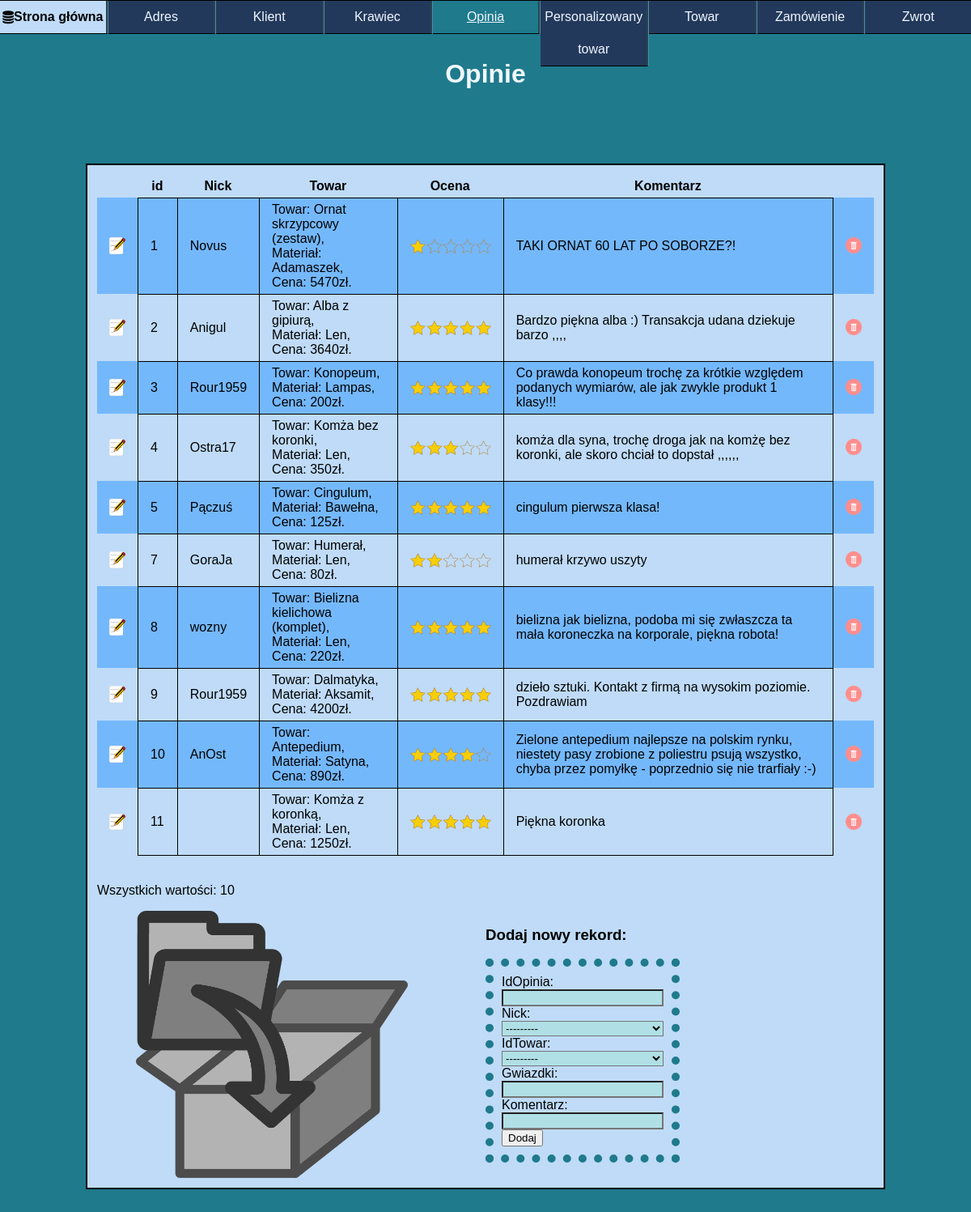
The page /opinia/ on the database its author committed.
### aplikacja/models.py (models this page shows, shortened)
class Opinia(models.Model):
    idOpinia = models.IntegerField(primary_key=True)
    Nick = models.ForeignKey("Klient", null=True, blank=True, on_delete=models.SET_NULL)
    idTowar = models.ForeignKey("Towar", null=True, blank=True, on_delete=models.SET_NULL)
    Gwiazdki = models.IntegerField()
    Komentarz = models.CharField(max_length=256)

class Klient(models.Model):
    Nick = models.CharField(primary_key=True,max_length=20)
    idAdres = models.ForeignKey("Adres", blank=True, on_delete=models.SET_NULL, null=True)
    Imie = models.CharField(max_length=50)
    Nazwisko = models.CharField(max_length=50)
    nrTelefonu = models.CharField(max_length=9)
    Email = models.CharField(max_length=30)
    def __str__(self):
        return self.all()
    def all(self):
        return "{}, {}".format(self.Nick, self.Email)

class Towar(models.Model):
    idTowar = models.IntegerField(primary_key=True)
    idKrawiec = models.ForeignKey("Krawiec", blank=True, on_delete=models.CASCADE)
    Nazwa = models.CharField(max_length=50)
    Material = models.CharField(max_length=20)
    Cena = models.IntegerField()
    def __str__(self):
        return self.all()
    def all(self):
        return format_html("Towar: {}, <br/>Materiał: {},<br/>Cena: {}zł.", self.Nazwa, self.Material, self.Cena)

### aplikacja/views.py (the view)
# urls.py: path('opinia/',opinia),
def opinia(request):
    things = Opinia.objects.all()
    ile = len(things)
    form = OpiniaForm(request.POST or None)
    if form.is_valid():
        form.save()
    return render(request,'opinia.html', {'baza': things, 'ilosc': ile, 'form':form})

### aplikacja/formularz.py
class OpiniaForm(ModelForm):
    class Meta:
        model = Opinia
        fields = ['idOpinia', 'Nick', 'idTowar', 'Gwiazdki', 'Komentarz']

### templates/opinia.html (shortened to what this page needs)
{% load static %}
<html lang="pl" xmlns="http://www.w3.org/1999/xhtml">
<head>
    <link rel="stylesheet" type="text/css" href="{% static 'style.css' %}"/>
    <link rel="stylesheet" href="https://cdnjs.cloudflare.com/ajax/libs/font-awesome/4.7.0/css/font-awesome.min.css">
</head>
<body>
    <div id="menu">
        <ol>
            <li><a href="/index"><i class="fa fa-database" href="/index"></i> Strona główna</a></li>
            <li><a href="/adres">Adres</a></li>
            <li><a href="/klient">Klient</a></li>
            <li><a href="/krawiec">Krawiec</a></li>
            <li><a id="opened">Opinia</a></li>
            <li><a href="/personalizowany_towar">Personalizowany towar</a></li>
            <li><a href="/towar">Towar</a></li>
            <li><a href="/zamowienie">Zamówienie</a></li>
            <li><a href="/zwrot">Zwrot</a></li>
        </ol>
    </div>
    <header>
        <h1>
            Opinie
        </h1>
    </header>
    <div id="content">
        <table>
            <tr>
                <th></th>
                <th>id</th>
                <th>Nick</th>
                <th>Towar</th>
                <th>Ocena</th>
                <th>Komentarz</th>
                <th></th>
            </tr>
        {% for item in baza%}
            <tr>
                <td>
                    <a href="/edit/opinia/{{item.idOpinia}}">
                        <img class="button" src="{% static 'graphics/edit.png' %}"/>
                    </a>
                </td>
              <td>{{item.idOpinia}}</td>
              <td>{{item.Nick.Nick}}</td>
              <td>{{item.idTowar}}</td>
              <td>
                {% if item.Gwiazdki == 5 %}
                    <img class="stars" src="{% static 'graphics/5.png' %}"/>
                {% elif item.Gwiazdki == 4 %}
                    <img class="stars" src="{% static 'graphics/4.png' %}"/>
                {% elif item.Gwiazdki == 3 %}
                    <img class="stars" src="{% static 'graphics/3.png' %}"/>
                {% elif item.Gwiazdki == 2 %}
                    <img class="stars" src="{% static 'graphics/2.png' %}"/>
                {% elif item.Gwiazdki == 1 %}
                    <img class="stars" src="{% static 'graphics/1.png' %}"/>
                {% endif %}
              </td>
              <td>{{item.Komentarz}}</td>
              <td>
                  <a href="/delete/opinia/{{item.idOpinia}}">
                      <img class="button" src="{% static 'graphics/delete.png' %}"/>
                  </a>
              </td>
            </tr>
        {% endfor %}
        </table>
    </br> <p>Wszystkich wartości: {{ilosc}}</p>
    <div id="bottom">
    <img id="folderPhoto" src="{% static 'graphics/add.png' %}"/>
        <div>
            <h3>Dodaj nowy rekord:</h3>
            <form method="post" title="test">
                {{form}}
                <button type="submit">Dodaj</button>
            </form>
        </div>
    </div>
    </div>
</body>
</html>

### aplikacja/static/style.css (style rules this page uses)
html { position: relative; min-height:100%; box-sizing:border-box; font-family: 'Ubuntu', sans-serif; }
body { background-color: #1F7A8C; margin: 0; }
#menu { border-top: 1px solid black; width: 100%; text-align: center; margin-right: auto; margin-left: auto; position: fixed; top: 0; z-index: 100; display:inline-block; }
#menu > ol { margin: 0; padding: 0; display: flex; height: 100%; min-height:5vh; line-height: 5vh; list-style:none; }
#menu > ol li { list-style: none; float: left; height:100%; border-right: 3px groove #508CA4; width: 100%; background-color: #23395B; border-bottom: 1px solid black; }
#menu > ol li:last-child { border-right:none; }
#menu #opened { text-decoration: underline; background-color: #1F7A8C; }
#menu > ol li a { text-decoration: none; width:100%; height:100%; justify-content:center; align-items:center; display:flex; background-color:#23395B; outline:none; color:aliceblue; }
#menu > ol li:first-child a { background-color: #BFDBF7; color:black; font-weight: bold; }
header { width: 90%; text-align: center; margin-right: auto; margin-left: auto; margin-top: 1%; color: aliceblue; height:10%; padding-top:5vh; }
#content { display: flex; border: 2px solid; background-color: #BFDBF7; width:80%; text-align: justify; margin-right: auto; margin-left: auto; padding: 1%; min-height: 60vh; margin-bottom: 100px; }
#content a { text-decoration:none; color:black; font-weight:bold; }
#content { align-items: center; flex-direction: column; justify-content: center; }
#content th, td, tr { border-left: 1px solid black; border-top: 1px solid black; border-collapse: collapse; padding-top: 5px; padding-bottom: 5px; padding-left: 15px; padding-right: 15px; }
#content tr:last-child td { border-bottom: 1px solid black; }
#content table { border-spacing: 0px; width: 100%; }
#content table tr th, #content table tr td:first-child { border: none; }
#content table tr td:last-child { border: none; border-left: 1px solid black; }
#content p { align-self:flex-start; }
.button { max-width: 20px; }
table tr:nth-child(even) { background-color: #74b8fc; }
form { display: flex; align-items: flex-start; flex-direction: column; align-self:center; border:10px dotted #1F7A8C; padding:10px; }
[id^='id_'] { background-color:powderblue; width: 100%; }
#folderPhoto { width:35%; margin-left: 5%; }
#bottom { display: flex; align-items: flex-start; flex-direction:row; }
#bottom div { margin-left: 10%; height: 100%; width:25%; }
.stars { width:100px; }

### rows shown on the page
Opinia: idOpinia "1", Nick.Nick "Novus", idTowar "Towar: Ornat skrzypcowy (zestaw), Materiał: Adamaszek, Cena: 5470zł.", Gwiazdki 1 (drawn), Komentarz "TAKI ORNAT 60 LAT PO SOBORZE?!"
Opinia: idOpinia "2", Nick.Nick "Anigul", idTowar "Towar: Alba z gipiurą, Materiał: Len, Cena: 3640zł.", Gwiazdki 5 (drawn), Komentarz "Bardzo piękna alba :) Transakcja udana dziekuje barzo ,,,,"
Opinia: idOpinia "3", Nick.Nick "Rour1959", idTowar "Towar: Konopeum, Materiał: Lampas, Cena: 200zł.", Gwiazdki 5 (drawn), Komentarz "Co prawda konopeum trochę za krótkie względem podanych wymiarów, ale jak zwykle produkt 1 klasy!!!"
Opinia: idOpinia "4", Nick.Nick "Ostra17", idTowar "Towar: Komża bez koronki, Materiał: Len, Cena: 350zł.", Gwiazdki 3 (drawn), Komentarz "komża dla syna, trochę droga jak na komżę bez koronki, ale skoro chciał to dopstał ,,,,,,"
Opinia: idOpinia "5", Nick.Nick "Pączuś", idTowar "Towar: Cingulum, Materiał: Bawełna, Cena: 125zł.", Gwiazdki 5 (drawn), Komentarz "cingulum pierwsza klasa!"
Opinia: idOpinia "7", Nick.Nick "GoraJa", idTowar "Towar: Humerał, Materiał: Len, Cena: 80zł.", Gwiazdki 2 (drawn), Komentarz "humerał krzywo uszyty"
Opinia: idOpinia "8", Nick.Nick "wozny", idTowar "Towar: Bielizna kielichowa (komplet), Materiał: Len, Cena: 220zł.", Gwiazdki 5 (drawn), Komentarz "bielizna jak bielizna, podoba mi się zwłaszcza ta mała koroneczka na korporale, piękna robota!"
Opinia: idOpinia "9", Nick.Nick "Rour1959", idTowar "Towar: Dalmatyka, Materiał: Aksamit, Cena: 4200zł.", Gwiazdki 5 (drawn), Komentarz "dzieło sztuki. Kontakt z firmą na wysokim poziomie. Pozdrawiam"
Opinia: idOpinia "10", Nick.Nick "AnOst", idTowar "Towar: Antepedium, Materiał: Satyna, Cena: 890zł.", Gwiazdki 4 (drawn), Komentarz "Zielone antepedium najlepsze na polskim rynku, niestety pasy zrobione z poliestru psują wszystko, chyba przez pomyłkę - poprzednio się nie trarfiały :-)"
Opinia: idOpinia "11", idTowar "Towar: Komża z koronką, Materiał: Len, Cena: 1250zł.", Gwiazdki 5 (drawn), Komentarz "Piękna koronka"
Klient: Nick "---------"
Towar: idTowar "---------"

### other values the page prints
{{ ilosc }} "10"
